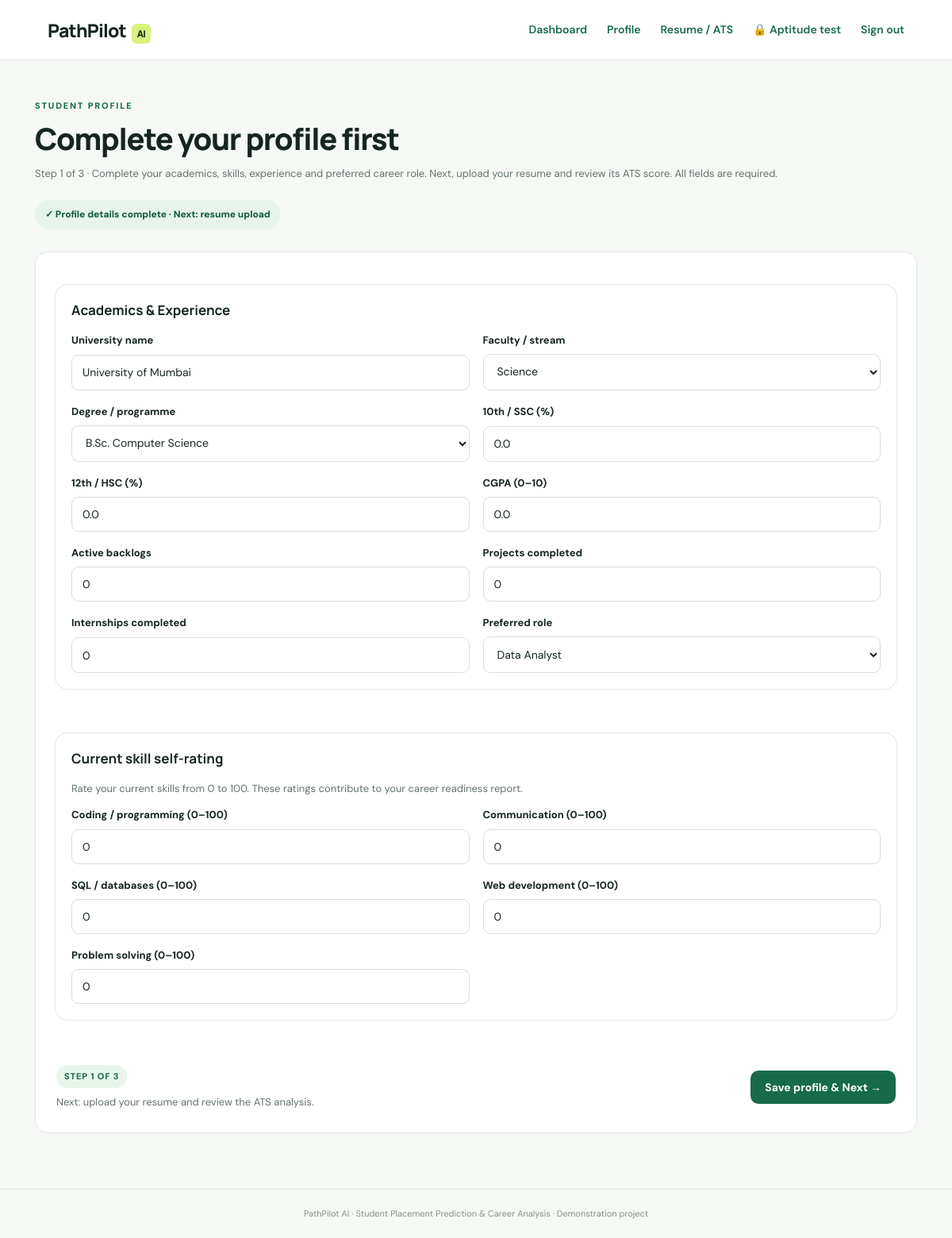
Screenshot of /profile (signed in) with the database file from the repository.
### tables this page shows
CREATE TABLE student_profiles (
          id INTEGER PRIMARY KEY AUTOINCREMENT, user_id INTEGER NOT NULL UNIQUE, degree TEXT NOT NULL,
          cgpa REAL NOT NULL DEFAULT 0, backlogs INTEGER NOT NULL DEFAULT 0, projects INTEGER NOT NULL DEFAULT 0,
          internships INTEGER NOT NULL DEFAULT 0, coding INTEGER NOT NULL DEFAULT 0, communication INTEGER NOT NULL DEFAULT 0,
          sql INTEGER NOT NULL DEFAULT 0, web INTEGER NOT NULL DEFAULT 0, problem_solving INTEGER NOT NULL DEFAULT 0,
          university TEXT NOT NULL DEFAULT 'University of Mumbai', stream TEXT NOT NULL DEFAULT 'Science', preferred_role TEXT NOT NULL DEFAULT 'Data Analyst',
          tenth_percentage REAL NOT NULL DEFAULT 0, twelfth_percentage REAL NOT NULL DEFAULT 0,
          resume_filename TEXT NOT NULL DEFAULT '', resume_text TEXT NOT NULL DEFAULT '', resume_skills TEXT NOT NULL DEFAULT '[]',
          coding_languages TEXT NOT NULL DEFAULT '[]', resume_strengths TEXT NOT NULL DEFAULT '[]', ats_score INTEGER NOT NULL DEFAULT 0,
          FOREIGN KEY(user_id) REFERENCES users(id));

### app.py (the view, shortened to what this page needs)
@app.route("/profile", methods=["GET", "POST"])
@login_required
def profile():
    db = get_db()
    try:
        current = db.execute("SELECT * FROM student_profiles WHERE user_id=%s", (session["user_id"],)).fetchone()
        if current and "sql_score" in current:
            current["sql"] = current["sql_score"]
        return render_template("profile.html", profile=current)
    finally:
        db.close()

### app.py (called while the page is built)
def login_required(fn):
    @wraps(fn)
    def wrapper(*args, **kwargs):
        if not session.get("user_id"):
            return redirect(url_for("login"))
        return fn(*args, **kwargs)
    return wrapper

### database.py (called while the page is built, shortened)
def get_db():
    if USE_SQLITE:
        conn = sqlite3.connect(SQLITE_PATH)
        conn.row_factory = sqlite3.Row
        return SQLiteCompat(conn)

    def execute(self, query, params=()):
        query = query.replace("%s", "?")
        cur = self.conn.execute(query, params)
        return CursorCompat(cur)

    def close(self): self.conn.close()

    def fetchone(self):
        row = self.cur.fetchone()
        return dict(row) if row is not None else None

### templates/profile.html (shortened to what this page needs)
{% extends "base.html" %}
{% block content %}
<section class="page-heading">
    <p class="eyebrow">STUDENT PROFILE</p>
    <h1>Complete your profile first</h1>
    <p class="muted">
        Step 1 of 3 · Complete your academics, skills, experience
        and preferred career role. Next, upload your resume and
        review its ATS score. All fields are required.
    </p>
    {% if profile_complete %}
        <div class="profile-complete-badge">
            ✓ Profile details complete · Next: resume upload
        </div>
    {% else %}
        <div class="profile-complete-badge incomplete">
            Step 1 · Save your profile to continue
        </div>
    {% endif %}
</section>
<form method="post" class="profile-form" id="student-profile-form">
    <div class="form-section">
        <h3>Academics &amp; Experience</h3>
        <div class="field-grid">
            <label>
                University name
                <input
                    type="text"
                    name="university"
                    maxlength="190"
                    required
                    value="{{ profile.university if profile and profile.university else '' }}"
                    placeholder="Enter university name">
            </label>
            <label>
                Faculty / stream
                <select name="stream" required>
                    {% for stream in [
                        'Science', 'Commerce', 'Arts',
                        'Engineering & Technology',
                        'Management', 'Other'
                    ] %}
                    <option value="{{ stream }}"
                        {% if profile and profile.stream == stream %}selected{% endif %}>
                        {{ stream }}
                    </option>
                    {% endfor %}
                </select>
            </label>
            <label>
                Degree / programme
                <select name="degree" required>
                    {% for degree in [
                        'B.Sc. Computer Science',
                        'B.Sc. Information Technology',
                        'B.Sc. Data Science',
                        'B.Sc. Biotechnology',
                        'B.Sc. Microbiology',
                        'B.Sc. Physics',
                        'B.Sc. Chemistry',
                        'B.Sc. Mathematics',
                        'B.Sc. Statistics',
                        'B.Sc. Life Sciences',
                        'B.Sc. Electronics',
                        'B.Sc. Environmental Science',
                        'B.Sc. Botany',
                        'B.Sc. Zoology',
                        'B.Sc. Geology',
                        'B.Sc. Bioinformatics',
                        'B.Sc. Forensic Science',
                        'Other Science programme',
                        'BCA', 'B.E. / B.Tech', 'Other'
                    ] %}
                    <option value="{{ degree }}"
                        {% if profile and profile.degree == degree %}selected{% endif %}>
                        {{ degree }}
                    </option>
                </select>
            </label>
            <label>
                10th / SSC (%)
                <input
                    type="number"
                    name="tenth_percentage"
                    min="0" max="100" step="0.01"
                    required
                    value="{{ profile.tenth_percentage if profile and profile.tenth_percentage is not none else '' }}"
                    placeholder="Enter percentage">
            </label>
            <label>
                12th / HSC (%)
                <input
                    type="number"
                    name="twelfth_percentage"
                    min="0" max="100" step="0.01"
                    required
                    value="{{ profile.twelfth_percentage if profile and profile.twelfth_percentage is not none else '' }}"
                    placeholder="Enter percentage">
            </label>
            <label>
                CGPA (0–10)
                <input
                    type="number"
                    name="cgpa"
                    min="0" max="10" step="0.01"
                    required
                    value="{{ profile.cgpa if profile and profile.cgpa is not none else '' }}"
                    placeholder="Enter CGPA">
            </label>
            <label>
                Active backlogs
                <input
                    type="number"
                    name="backlogs"
                    min="0" max="30" step="1"
                    required
                    value="{{ profile.backlogs if profile and profile.backlogs is not none else '' }}"
                    placeholder="Enter number of backlogs">
            </label>
            <label>
                Projects completed
                <input
                    type="number"
                    name="projects"
                    min="0" max="30" step="1"
                    required
                    value="{{ profile.projects if profile and profile.projects is not none else '' }}"
                    placeholder="Enter number of projects">
            </label>
            <label>
                Internships completed
                <input
                    type="number"
                    name="internships"
                    min="0" max="20" step="1"
                    required
                    value="{{ profile.internships if profile and profile.internships is not none else '' }}"
                    placeholder="Enter number of internships">
            </label>
            <label>
                Preferred role
                <select name="preferred_role" required>
                    {% for role in [
                        'Software Developer',
                        'Data Analyst',
                        'Data Scientist / ML Engineer',
                        'Web Developer',
                        'Cybersecurity Analyst',
                        'Database Administrator',
                        'QA / Test Engineer',
                        'Business Analyst',
                        'UI/UX Designer',
                        'Network Engineer',
                        'Cloud / DevOps Engineer',
                        'ERP Consultant'
                    ] %}
                    <option value="{{ role }}"
                        {% if profile and profile.preferred_role == role %}selected{% endif %}>
                        {{ role }}
                    </option>
                    {% endfor %}
                </select>
            </label>
        </div>
    </div>
    <div class="form-section">
        <h3>Current skill self-rating</h3>
        <p class="muted">
            Rate your current skills from 0 to 100.
            These ratings contribute to your career readiness report.
        </p>
        <div class="field-grid">
            {% for field, label in [
                ('coding', 'Coding / programming'),
                ('communication', 'Communication'),
                ('sql', 'SQL / databases'),
                ('web', 'Web development'),
                ('problem_solving', 'Problem solving')
            ] %}
            <label>
                {{ label }} (0–100)
                <input
                    type="number"
                    name="{{ field }}"
                    min="0" max="100" step="1"
                    required
                    value="{{ profile[field] if profile and profile[field] is not none else '' }}"
                    placeholder="Enter rating from 0 to 100">
            </label>
            {% endfor %}
        </div>
    </div>
    <div class="step-footer">
        <div>
            <span class="step-indicator">STEP 1 OF 3</span>
            <p class="muted">
                Next: upload your resume and review the ATS analysis.
            </p>
        </div>
        <button class="btn primary" type="submit">
            Save profile &amp; Next →
        </button>
    </div>
</form>
{% endblock %}

### templates/base.html (shortened to what this page needs)
<!doctype html>
<html lang="en">
<head>
  <link rel="stylesheet" href="{{ url_for('static', filename='css/style.css') }}">
</head>
<body>
<header class="topbar"><a class="brand" href="{{ url_for('index') }}">PathPilot <span>AI</span></a>
<nav>
{% if session.get('user_id') %}
<a href="{{ url_for('dashboard') }}">Dashboard</a><a href="{{ url_for('profile') }}">Profile</a><a href="{{ url_for('resume') }}">Resume / ATS</a>{% if assessment_ready %}<a href="{{ url_for('test') }}">Aptitude test</a>{% else %}<a href="{{ url_for('profile') }}" title="Complete profile, upload resume, and review ATS analysis">🔒 Aptitude test</a>{% endif %}<a href="{{ url_for('logout') }}">Sign out</a>
{% else %}<a href="{{ url_for('login') }}">Sign in</a><a class="nav-cta" href="{{ url_for('register') }}">Get started</a>{% endif %}
</nav></header>
<main class="container">
{% block content %}{% endblock %}
</main>
<footer>PathPilot AI · Student Placement Prediction & Career Analysis · Demonstration project</footer>
</body>
</html>

### static/css/style.css (style rules this page uses)
:root { --ink:#16251f;--muted:#65736c;--line:#e0e8e2;--paper:#f6f8f5;--white:#fff;--green:#176b4b;--green2:#dff3e8;--lime:#d9f27e;--navy:#1b2e27;--orange:#ffb36a }
* { box-sizing:border-box }
body { margin:0;background:var(--paper);color:var(--ink);font-family:'DM Sans',sans-serif;line-height:1.55 }
a { color:var(--green);text-decoration:none }
.topbar { height:76px;padding:0 max(5vw,24px);display:flex;align-items:center;justify-content:space-between;background:#fff;border-bottom:1px solid var(--line) }
.brand { font:800 23px Manrope,sans-serif;color:var(--ink);letter-spacing:-.8px }
.brand span { font-size:12px;background:var(--lime);padding:4px 7px;border-radius:6px;margin-left:3px }
.topbar nav { display:flex;align-items:center;gap:25px;font-size:14px;font-weight:600 }
.container { max-width:1160px;margin:0 auto;padding:44px 24px 70px }
.eyebrow { font-size:11px;letter-spacing:1.8px;font-weight:800;color:var(--green);margin:0 0 12px }
.hero h1,.page-heading h1,.form-shell h1 { font:800 clamp(34px,5vw,58px)/1.1 Manrope,sans-serif;letter-spacing:-2.3px;margin:0 0 20px }
.btn { display:inline-flex;align-items:center;justify-content:center;border:0;border-radius:10px;padding:12px 18px;font:700 14px 'DM Sans';cursor:pointer;text-decoration:none!important;transition:transform .15s,opacity .15s }
.primary { background:var(--green);color:white }
.fine,.muted { color:var(--muted);font-size:13px }
.form-shell h1,.page-heading h1 { font-size:38px;letter-spacing:-1.3px }
.form-card,.profile-form { background:#fff;border:1px solid var(--line);border-radius:16px;padding:24px;display:grid;gap:17px }
.form-card label,.profile-form label { display:grid;gap:7px;font-size:13px;font-weight:700 }
.form-card input,.profile-form input:not([type=range]),.profile-form select { width:100%;padding:12px 13px;border:1px solid #d7e0da;border-radius:9px;font:14px 'DM Sans';background:white;color:var(--ink) }
.page-heading { margin:5px 0 28px }
.page-heading h1 { margin-bottom:10px }
.profile-form { gap:22px }
.form-section h3 { font:700 17px Manrope;margin:0 0 17px }
.field-grid { display:grid;grid-template-columns:repeat(2,1fr);gap:17px }
footer { text-align:center;padding:22px;color:#849188;font-size:11px;border-top:1px solid var(--line) }
.form-section { margin:1rem 0;padding:1.25rem;border:1px solid var(--line,#dce7e1);border-radius:16px;background:var(--card,#fff) }
.profile-complete-badge { display:inline-flex;align-items:center;gap:7px;margin-top:10px;padding:9px 13px;border-radius:999px;background:#e7f4eb;color:#155d3d;font-size:12px;font-weight:800 }
:root { scroll-behavior:smooth }
body { animation:page-enter .28s ease-out both }
.btn,a,.stat,.journey-step,.feature,.career-card,.form-section,.question-card,.consent-card { transition:transform .2s ease,border-color .2s ease,box-shadow .2s ease,background-color .2s ease }
.step-footer { display:flex;align-items:center;justify-content:space-between;gap:18px;flex-wrap:wrap;padding:18px 2px 4px }
.step-indicator { display:inline-flex;padding:6px 10px;border-radius:999px;background:#e7f5eb;color:#176b4b;font-size:11px;font-weight:800;letter-spacing:.08em }
.step-footer p { margin:8px 0 0 }

### rows the page displays
student_profiles: university "University of Mumbai", stream "Science", degree "B.Sc. Computer Science", tenth_percentage "0.0", twelfth_percentage "0.0", cgpa "0.0", backlogs "0", projects "0", internships "0", preferred_role "Data Analyst", coding "0" "0" "0" "0" "0"

### other values shown
{{ label }} "Coding / programming" "Communication" "SQL / databases" "Web development" "Problem solving"
